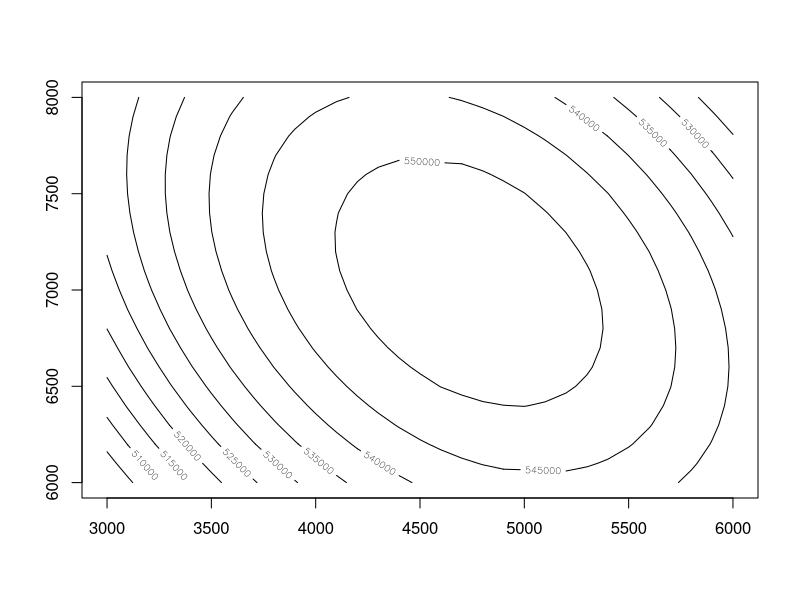
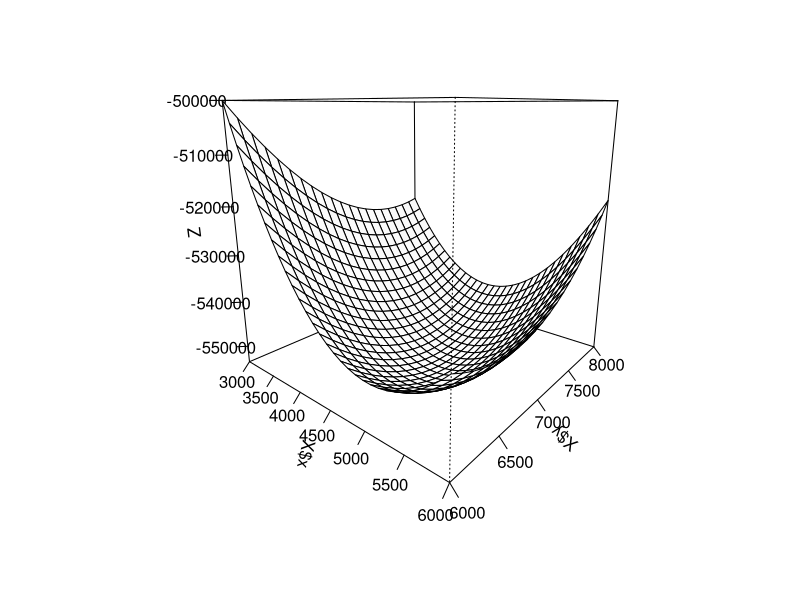
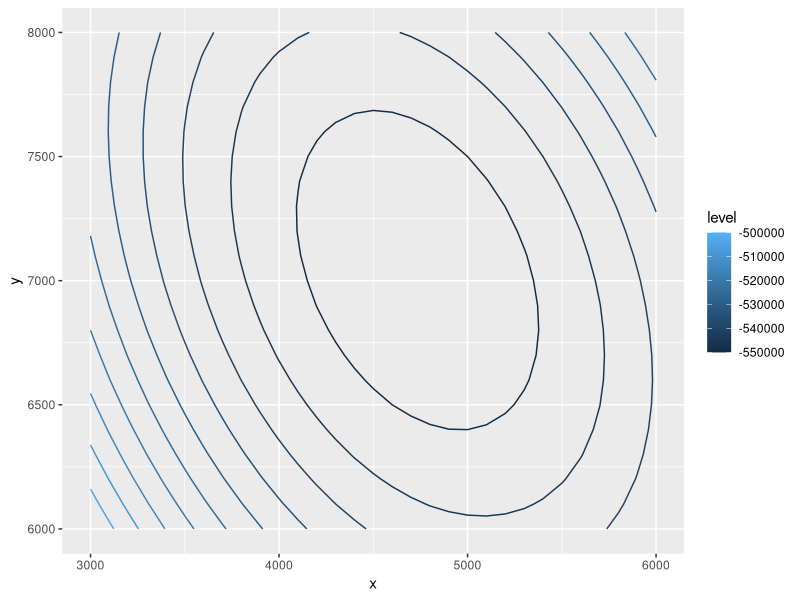

The R source for these figures, in order: (Note: this script raises an error after producing the figures.)
Outer = function(f,x){
  n1 = length(x[[1]])
  n2 = length(x[[2]])
  res = matrix(0,nrow=n1,ncol=n2)
  rownames(res) = x[[1]]
  colnames(res) = x[[2]]
  for (i in 1:n1){
    for (j in 1:n2){
      res[i,j]=f(c(x[[1]][[i]],x[[2]][[j]]))
    }
  }
  return(res)
}

P = function(x){
  return(((339-0.01*x[1]-0.003*x[2])*x[1]
          +(399-0.004*x[1]-0.01*x[2])*x[2]
          -(400000+195*x[1]+225*x[2]))*-1)
}
X = list(x=seq(3000,6000,100),y=seq(6000,8000,100))
Z = Outer(P,X)
contour(x=X$x,y=X$y,z=-Z)
persp(x=X$x,y=X$y,Z,theta=40,ticktype = "detailed",shade=0.01)

Product = function(f,X){
  #X is a list with two vector of numbers, f is a function that returns the optimal f
  #output is a table of x,y,f(x,y) values and a matrix of x,y,f(x,y) values
  col1=0
  col2=0
  l = length(X[[1]])*length(X[[2]])
  fun=data.frame(x=1:l,y=1:l,f=1:l)
  n = 0
  z = matrix(0,nrow=length(X[[1]]),ncol=length(X[[2]]))
  for (i in 1:length(X[[1]])){
    for (j in 1:length(X[[2]])){
      n=n+1
      fVal = f(c(X[[1]][i],X[[2]][j]))
      fun$x[n]=X[[1]][i]
      fun$y[n]=X[[2]][j]
      fun$f[n]=fVal
      z[i,j]=fVal #matrix of z values for all (x row, y col)
    }
  }
  #df is a table of x*y rows of function values, fun is a matrix of x rows and y cols
  ans = list(df=fun,z=z)
  return(ans)
}
Z=Product(P,X)
library(ggplot2)
library(RColorBrewer)
df = Z$df
v = ggplot(df, aes(x, y, z = f))
v=v + geom_contour(aes(colour = stat(level)))
v
v=ggplot(df, aes(x, y, z = f))+
  geom_tile(aes(fill=f))+
  stat_contour(bins=6,aes(x,y,z=f), color="black", size=0.6)+
  scale_fill_gradientn(colours=brewer.pal(6,"YlOrRd"))
## gradient function ##
grad = function(f,x,h=0.01){
  n = length(x)
  delF = array(0,dim=c(n,1))
  for (i in 1:n){
    xhp = xhm = x
    
    xhp[i]=xhp[i]+h
    xhm[i]=xhm[i]-h
    delF[i] = (f(xhp)-f(xhm))/(2*h)
  }
  return (delF)
}

## Hessian Function ##
hessian = function(f,x,hs=0.01){
  n = length(x)
  H = array(0,dim=c(n,n))
  
  for (i in 1:n){
    h = array(0.0,dim=c(n,1))
    h[i] = hs
    H[i,]=t((grad(f,x+h)-grad(f,x-h))/(2*hs))
    #print(H[i,])
  }
  return (H)
}
## Step one of the algorithm ##
x0=c(500,500)
g=grad(P,x0)
H=hessian(P,x0)
print("Hessian")
print(H)
print("Negative Gradient")
print(-g)
print("Solve H*p=-g for p")
p = solve(H,-g)
print(p)
x1 = x0+p
print("Next x is")
print(x1)

## Step two of the algorithm ##
g=grad(P,x1)
H=hessian(P,x1)
print(H)
print(-g)
print("Solve H*p=-g for p")
p = solve(H,-g)
print(p)
x2 = x1+p
print("Next x is")
print(x2)

## Step 3 of the algorithm ##
g=grad(P,x2)
H=hessian(P,x2)
print(H)
print(-g)
print("Solve Hp=-g")
p = solve(H,-g)
print(p)
x3 = x2+p
print("Next x is")
print(x3)

p = function(x){((600-3*x[1]+x[2])+(800-2*x[2]+x[1]))-(200*x[1]+300*x[2])*-1}
x = c(100,200)
ans = optim(x,p,method = "L-BFGS_B")
print(ans$par) #values of x[1] and x[2]
print(-ans$val)

Units = function(x){c((600-3*x[1]+x[2])+(800-2*x[2]+x[1]))}
p = function(x){(x[1]*Units(x)[1]+x[2]*Units(x)[2]-(200*x[1]+300*x[2]))*(-1)}
x = c(100,100)
Units(c(100,100))
ans = optim(x,p)
Units(ans$par)

cost1 = seq(200,600,20)
Profit = function(c1){
  p = function(x){(x[1]*Units(x)[1]+x[2]*Units(x)[2]-(c1*Units(x)[1]+300*Units(x)[2]))*(-1)}
  x = c(100,100)
  ans = optim(x,p)
  return(ans)
}
Profit(250)
ans.profit = 0
ans.x1 = 0
ans.x2 = 0
for (i in 1: length (cost1)){
  ans = Profit(cost1[i])
  ans.profit = -ans$value
  ans.x1 = Units(ans$par)[1]
  ans.x2 = Units(ans$par)[2]
  
}


